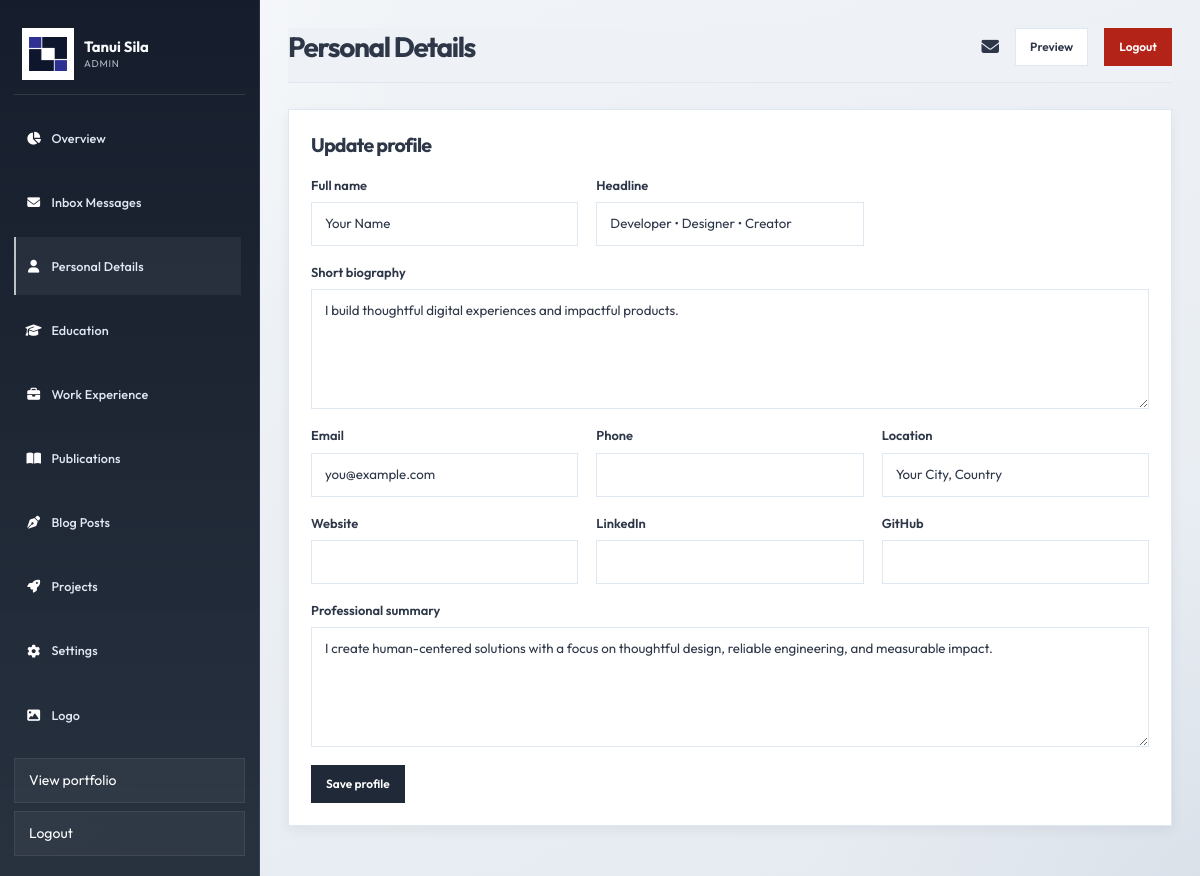
Page /admin/profile.php (signed in) on the committed database.
### tables this page shows
CREATE TABLE IF NOT EXISTS `profile` (
  `id` TINYINT PRIMARY KEY DEFAULT 1,
  `full_name` VARCHAR(255) NOT NULL DEFAULT 'Your Name',
  `headline` VARCHAR(255) DEFAULT 'Developer • Designer • Creator',
  `bio` TEXT,
  `email` VARCHAR(255) DEFAULT '',
  `phone` VARCHAR(50) DEFAULT '',
  `location` VARCHAR(255) DEFAULT '',
  `website` VARCHAR(255) DEFAULT '',
  `linkedin` VARCHAR(255) DEFAULT '',
  `github` VARCHAR(255) DEFAULT '',
  `summary` TEXT
);

### config/config.php (called while the page is built, shortened)
<?php
function ensurePortfolioSchema(PDO $pdo): void {
    $projectRows = [
        ['AI-Driven E-Commerce Automation', 'Master research project automating e-commerce workflows with AI technologies on the Blazor Server framework - intelligent product recommendations, inventory management and customer behaviour analysis.', 'https://tanuiksila.co.ke/global_ai_impact_visualization/', 2025],
        ['Global AI Impact Visualization', 'A dashboard presenting AI adoption metrics across 5000+ data points, with an interactive choropleth map and filtering to explore adoption rates and consumer trust levels.', 'https://tanuiksila.co.ke/global_ai_impact_visualization/', 2025],
        ['Interactive Curve Design System', 'A parametric curve design system implementing Bezier, Hermite and B-Spline algorithms with real-time differential geometry analysis.', 'https://tanuiksila.co.ke/CAGD_P1/', 2025],
        ['Post Correspondence Problem Solver', 'An interactive solver and visualization for the Post Correspondence Problem, a classic undecidable problem in formal language theory.', 'https://tanuiksila.co.ke/PCP/', 2024],
    ];
    foreach ($projectRows as $project) {
        $url = $project[2];
    }
}

### admin/profile.php (the view, shortened to what this page needs)
<?php
require_once __DIR__ . '/../config/config.php';
require_once __DIR__ . '/sidebar.php';
require_once __DIR__ . '/topbar.php';
try {
    $profile = $pdo->query('SELECT * FROM profile WHERE id = 1')->fetch(PDO::FETCH_ASSOC) ?: [
        'full_name' => 'Your Name',
        'headline' => 'Developer • Designer • Creator',
        'bio' => '',
        'email' => '',
        'phone' => '',
        'location' => '',
        'website' => '',
        'linkedin' => '',
        'github' => '',
        'summary' => '',
    ];
} catch (Throwable $e) {
    $profile = ['full_name' => 'Your Name', 'headline' => 'Developer • Designer • Creator', 'bio' => '', 'email' => '', 'phone' => '', 'location' => '', 'website' => '', 'linkedin' => '', 'github' => '', 'summary' => ''];
}
?>
<!doctype html>
<html lang="en">
<head>
  <link rel="stylesheet" href="https://cdnjs.cloudflare.com/ajax/libs/font-awesome/6.5.2/css/all.min.css" />
  <link rel="stylesheet" href="../assets/css/admin.css?v=1">
</head>
<body>
  <div class="app-shell">
    <?php echo renderSidebar('profile.php'); ?>
    <main class="main-panel">
      <?php echo renderTopbar('Personal Details'); ?>
      <section class="panel">
        <h2>Update profile</h2>
        <form method="post">
          <div class="grid-form">
            <div class="field">
              <label>Full name</label>
              <input name="full_name" value="<?php echo htmlspecialchars($profile['full_name'] ?? 'Your Name'); ?>" required>
            </div>
            <div class="field">
              <label>Headline</label>
              <input name="headline" value="<?php echo htmlspecialchars($profile['headline'] ?? 'Developer • Designer • Creator'); ?>">
            </div>
            <div class="field full">
              <label>Short biography</label>
              <textarea name="bio"><?php echo htmlspecialchars($profile['bio'] ?? ''); ?></textarea>
            </div>
            <div class="field">
              <label>Email</label>
              <input name="email" type="email" value="<?php echo htmlspecialchars($profile['email'] ?? ''); ?>">
            </div>
            <div class="field">
              <label>Phone</label>
              <input name="phone" value="<?php echo htmlspecialchars($profile['phone'] ?? ''); ?>">
            </div>
            <div class="field">
              <label>Location</label>
              <input name="location" value="<?php echo htmlspecialchars($profile['location'] ?? ''); ?>">
            </div>
            <div class="field">
              <label>Website</label>
              <input name="website" type="url" value="<?php echo htmlspecialchars($profile['website'] ?? ''); ?>">
            </div>
            <div class="field">
              <label>LinkedIn</label>
              <input name="linkedin" value="<?php echo htmlspecialchars($profile['linkedin'] ?? ''); ?>">
            </div>
            <div class="field">
              <label>GitHub</label>
              <input name="github" value="<?php echo htmlspecialchars($profile['github'] ?? ''); ?>">
            </div>
            <div class="field full">
              <label>Professional summary</label>
              <textarea name="summary"><?php echo htmlspecialchars($profile['summary'] ?? ''); ?></textarea>
            </div>
          </div>
          <div class="form-actions">
            <button type="submit" class="btn primary">Save profile</button>
          </div>
        </form>
      </section>
    </main>
  </div>
</body>
</html>

### assets/css/admin.css (style rules this page uses)
:root { --bg: #eef2f6; --bg-deep: #e8edf3; --panel: #ffffff; --soft: #f8fafc; --line: #dfe7f1; --text: #2d3748; --muted: #64748b; --primary: #1f2937; --primary-soft: #edf3ff; --success: #0f766e; --danger: #b42318; --shadow: rgba(15, 23, 42, 0.06); }
* { box-sizing: border-box; }
html, body { margin: 0; min-height: 100%; background: var(--bg); color: var(--text); font-family: 'Outfit', 'Segoe UI', sans-serif; line-height: 1.35; font-size: 14px; }
body { min-height: 100vh; background-image: radial-gradient(circle at top left, rgba(255,255,255,0.80), transparent 28%), radial-gradient(circle at bottom right, rgba(148,163,184,0.12), transparent 26%), linear-gradient(135deg, rgba(255,255,255,0.18), rgba(148,163,184,0.04)), linear-gradient(to bottom, var(--bg) 0%, var(--bg-deep) 100%); background-attachment: fixed; }
input, textarea, select, button { font: inherit; border-radius: 0; }
.app-shell { display: block; height: 100vh; overflow: hidden; }
.main-panel { margin-left: 260px; padding: 28px; height: 100vh; overflow-y: auto; overflow-x: hidden; display: flex; flex-direction: column; }
.btn { display: inline-flex; align-items: center; justify-content: center; gap: 8px; padding: 10px 14px; border: 1px solid var(--line); background: var(--panel); color: var(--text); font-weight: 600; cursor: pointer; text-decoration: none; transition: opacity 0.2s ease; font-size: 0.85rem; }
.btn.primary { background: var(--primary); border-color: var(--primary); color: #fff; }
.stat-card, .panel { background: var(--panel); border: 1px solid var(--line); box-shadow: 0 4px 12px var(--shadow); }
.panel { padding: 22px; margin-bottom: 22px; }
.panel h2 { margin: 0 0 18px; font-size: 1.4rem; letter-spacing: -0.04em; color: var(--text); }
.grid-form { display: grid; grid-template-columns: repeat(auto-fit, minmax(220px, 1fr)); gap: 18px; }
.field { display: grid; gap: 8px; }
.field.full { grid-column: 1 / -1; }
label { font-weight: 600; color: var(--text); font-size: 0.92rem; }
input, textarea, select { width: 100%; padding: 12px 13px; border: 1px solid var(--line); background: #fff; color: var(--text); outline: none; font-size: 0.95rem; }
textarea { min-height: 120px; resize: vertical; }
.form-actions { margin-top: 18px; display: flex; justify-content: flex-start; flex-wrap: wrap; gap: 10px; }

### rows in the picture
profile: full_name "Your Name", headline "Developer • Designer • Creator", bio "I build thoughtful digital experiences and impactful products.", email "you@example.com", location "Your City, Country", summary "I create human-centered solutions with a focus on thoughtful design, reliable engineering, and measurable impact."

### other values in the picture
$data['label'] "Overview"
$data['label'] "Inbox Messages"
$data['label'] "Personal Details"
$data['label'] "Education"
$data['label'] "Work Experience"
$data['label'] "Publications"
$data['label'] "Blog Posts"
$data['label'] "Projects"
$data['label'] "Settings"
$data['label'] "Logo"
$pageTitle "Personal Details"
